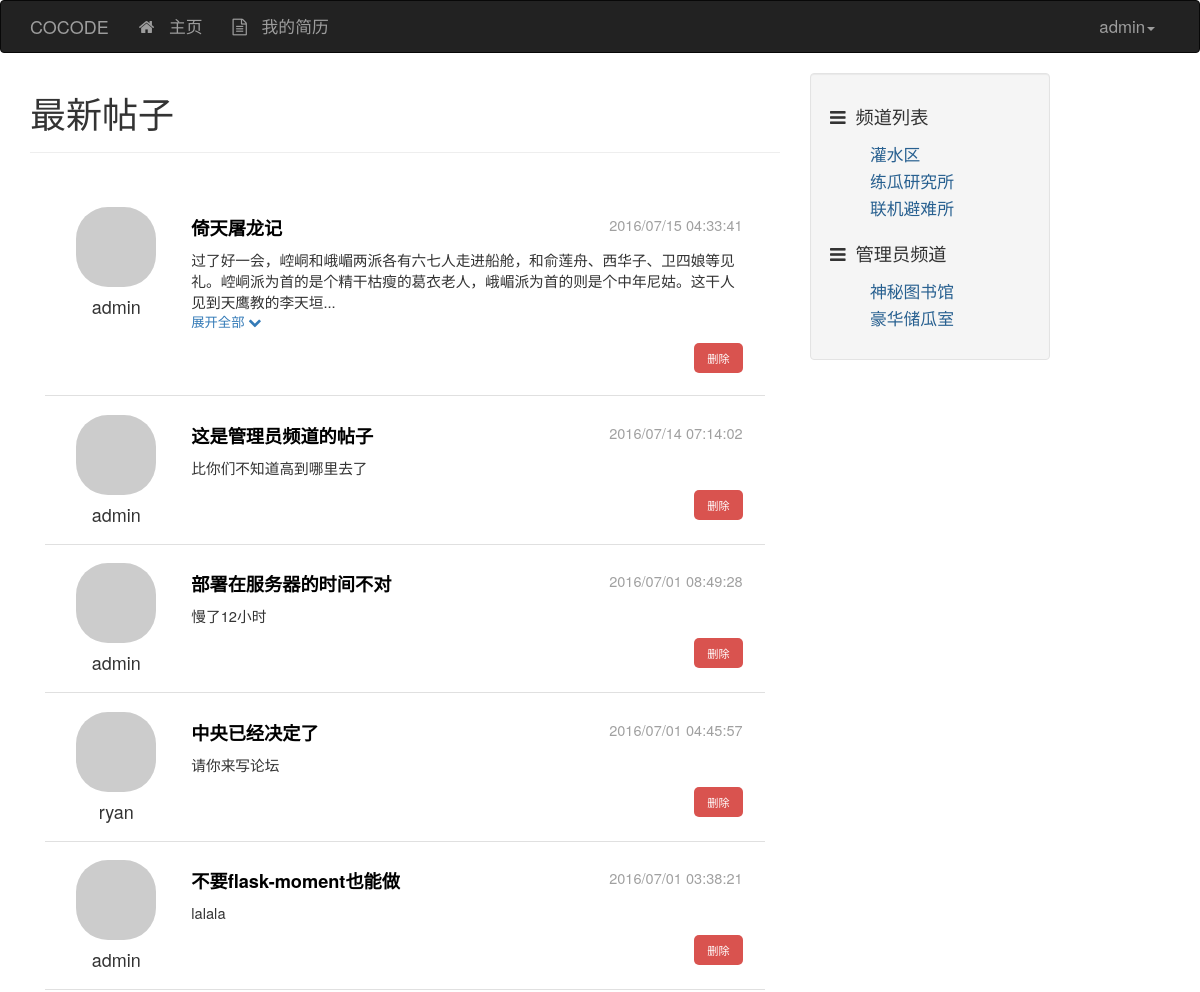
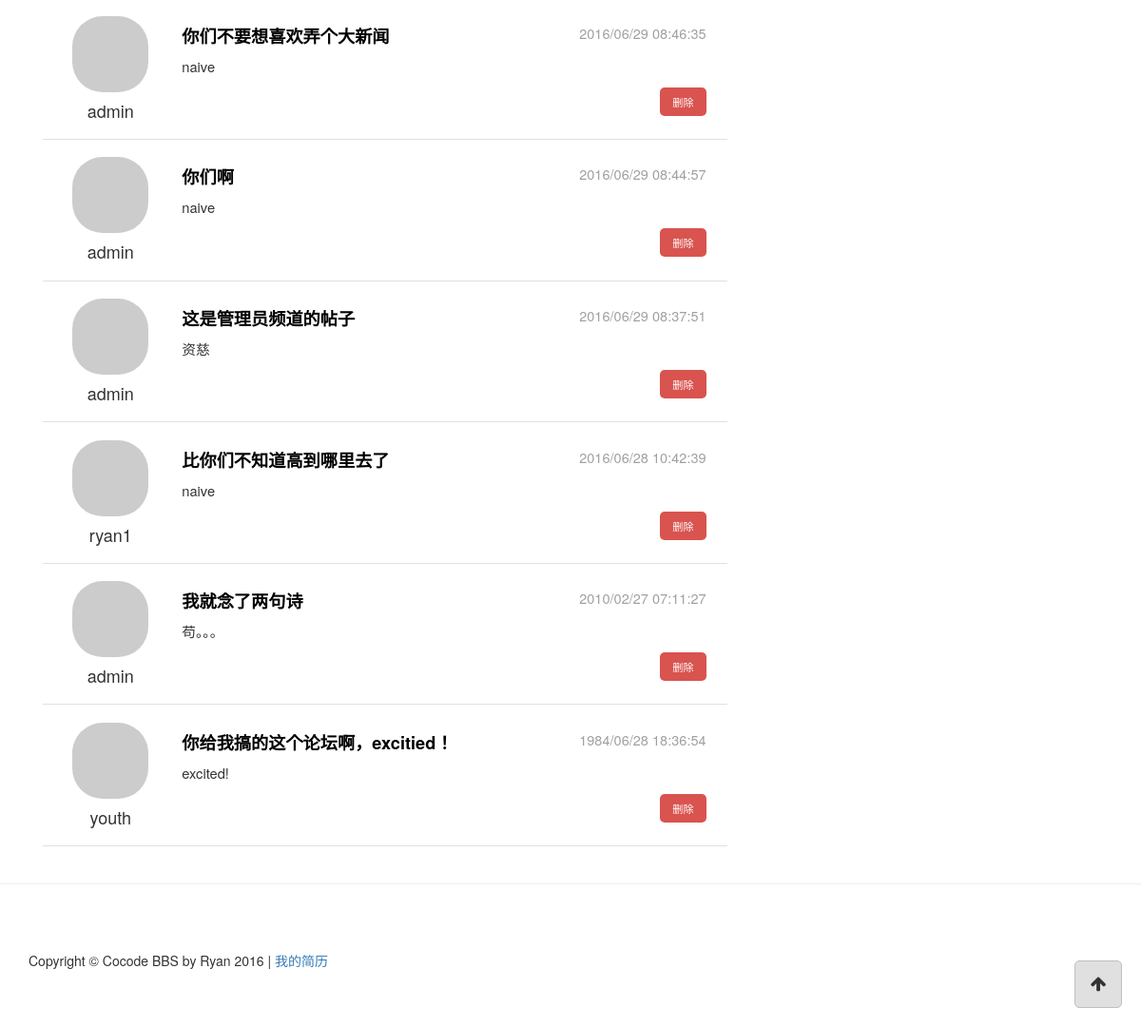
The page / (signed in) on the database its author committed (2 pictures, top to bottom).
### app/models/user.py (models this page shows, shortened)
class User(db.Model, Model):
    __tablename__ = 'users'
    id = db.Column(db.Integer, primary_key=True)
    username = db.Column(db.String(), unique=True)
    password_hash = db.Column(db.String())
    email = db.Column(db.String(), unique=True)
    avatar_hash = db.Column(db.String())
    created_time = db.Column(db.Integer, default=0)
    role_id = db.Column(db.Integer, db.ForeignKey('roles.id'))
    posts = db.relationship('Post', backref='author')
    comments = db.relationship('Comment', backref='author')
    @property
    def password(self):
        raise AttributeError('password is not readable')
    def is_admin(self):
        return self.role.permissions == 0xff
    def gravatar(self, size=100, default='identicon', rating='g'):
        from flask import request
        gravatar_url = 'secure.gravatar.com/avatar'
        if request.is_secure:
            url = 'https://' + gravatar_url
        else:
            url = 'http://' + gravatar_url
        hash = self.avatar_hash or md5(self.email.encode('utf-8')).hexdigest()
        return '{url}/{hash}?s={size}&d={default}&r={rating}'.format(url=url,
                                                                     hash=hash,
                                                                     size=size,
                                                                     default=default,
                                                                     rating=rating)
    def permissions(self):
        role = Role.role_by_id(self.role_id)
        return role.permissions
    @staticmethod
    def user_by_id(id):
        return User.query.get_or_404(id)

### app/models/post.py (models this page shows, shortened)
class Post(db.Model, Model):
    __tablename__ = 'posts'
    id = db.Column(db.Integer, primary_key=True)
    title = db.Column(db.String())
    content = db.Column(db.String())
    created_time = db.Column(db.Integer, default=0)
    channel_id = db.Column(db.Integer, db.ForeignKey('channels.id'))
    user_id = db.Column(db.Integer, db.ForeignKey('users.id'))
    comments = db.relationship('Comment', backref='post')

### app/models/channel.py (models this page shows, shortened)
class Channel(db.Model, Model):
    __tablename__ = 'channels'
    id = db.Column(db.Integer, primary_key=True)
    name = db.Column(db.String(), default=ChannelPermission.NORMAL)
    permission = db.Column(db.Integer)
    created_time = db.Column(db.Integer, default=0)
    posts = db.relationship('Post', backref='channel')
    @staticmethod
    def posts_sorted_by_time(posts, reverse=True):
        posts.sort(key=lambda p: p.created_time, reverse=reverse)
        return posts

### app/views.py (the view)
@app.route('/')
def index():
    posts = []
    user = current_user()
    if user is None:
        permissions = 0x01
    else:
        permissions = user.permissions()
    channels = Channel.query.all()
    for channel in channels:
        if permissions & channel.permission:
            posts += channel.posts
    return render_template('index.html', posts=posts)

### app/context_processers.py (called while the page is built)
@app.context_processor
def current_user_processor():
    user = current_user()
    return dict(current_user=user)

@app.context_processor
def channel_processor():
    channels = Channel.query.all()
    permissions = {
        'NORMAL': ChannelPermission.NORMAL,
        'ADMIN': ChannelPermission.ADMIN,
    }
    dic = {
        'channels': channels,
        'channel_permissions': permissions,
    }
    return dict(**dic)

@app.context_processor
def class_processor():
    return dict(Channel=Channel)

@app.context_processor
def user_processor():
    user_count = User.query.count()
    new_user = User.query.order_by(User.created_time.desc()).first()
    return dict(new_user=new_user,
                user_count=user_count)

@app.context_processor
def post_processor():
    post_count = Post.query.count()
    return dict(post_count=post_count)

@app.context_processor
def comment_processor():
    comment_count = Comment.query.count()
    return dict(comment_count=comment_count)

### app/filters.py (called while the page is built)
@app.template_filter('format_time')
def format_time(timestamp):
    format = '%Y/%m/%d %H:%M:%S'
    t = time.localtime(timestamp)
    ft = time.strftime(format, t)
    return ft

### app/models/role.py (called while the page is built)
    @staticmethod
    def role_by_id(id):
        return Role.query.get(id)

### app/models/user.py (called while the page is built)
def current_user():
    id = session.get('user_id', None)
    user = None
    if id is not None:
        user = User.user_by_id(id)
    return user

### app/templates/index.html (shortened to what this page needs)
{% extends "base.html" %}
{% block page_content %}
<h1>最新帖子</h1>
<hr>
{% include "_posts.html" %}
{% endblock %}

### app/templates/base.html (shortened to what this page needs)
<!DOCTYPE html>
<html lang="en">
{% block head %}
<head>
    <link href="../static/css/base-styles.css" rel="stylesheet">
    <link href="../static/css/bootstrap.min.css" rel="stylesheet">
    <link href="../static/css/font-awesome.min.css" rel="stylesheet">
</head>
{% endblock %}
<body>
{% block navbar %}
<div class="header">
    <div class="navbar navbar-inverse" role="navigation">
        <div class="container">
            <div class="navbar-header">
            <div class="navbar-brand" href="/">COCODE</div>
            </div>
            <div class="navbar-collapse collapse">
                <ul class="nav navbar-nav">
                    <li><a href="/"><div class="fa fa-home"></div> 主页</a></li>
                    <li><a href="#" class="a-resume"><div class="fa fa-file-text-o"></div> 我的简历</a></li>
                </ul>
                <ul class="nav navbar-nav navbar-right">
                    {% if current_user is not none %}
                    <li><a href="#" class="dropdown-toggle" data-toggle="dropdown">
                        {{ current_user.username }}<b class="caret"></b>
                    </a>
                    </li>
                    {% else %}
                    <li><a href="/accounts">用户登录</a></li>
                    {% endif %}
                </ul>
            </div>
        </div>
    </div>
</div>
{% endblock %}
{% block content %}
<div class="container">
    <div class="row">
        {% block content_body %}
        <div class="col-lg-8">
            {% block page_content %}
            {% endblock %}
        </div>
        <div class="col-md-4">
            {% block side_content %}
            <div class="side-content">
                <div class="well">
                    <div class="channel-title"><div class="fa fa-bars"></div>频道列表</div>
                    <div class="row">
                        <div class="col-lg-12">
                            <ul class="channel-list">
                                {% for c in channels %}
                                {% if c.permission == channel_permissions['NORMAL'] %}
                                <li><a href="/channel/{{ c.id }}">{{ c.name }}</a></li>
                                {% endif %}
                                {% endfor %}
                            </ul>
                        </div>
                    </div>
                    {% if current_user is not none and current_user.is_admin() %}
                    <div class="channel-title"><div class="fa fa-bars"></div>管理员频道</div>
                    <div class="row">
                        <div class="col-lg-12">
                            <ul class="channel-list">
                                {% for c in channels %}
                                {% if c.permission == channel_permissions['ADMIN'] %}
                                <li><a href="/channel/{{ c.id }}">{{ c.name }}</a></li>
                                {% endif %}
                                {% endfor %}
                            </ul>
                        </div>
                    </div>
                    {% endif %}
                </div>
            </div>
            {% endblock %}
        </div>
        {% endblock %}
    </div>
</div>
{% endblock %}
{% block to_top %}
<div class="container">
    <a href="#top">
        <div class="back-to-top">
        <div class="fa fa-arrow-up"></div>
        </div>
    </a>
</div>
{% endblock %}
{% block footer %}
<hr>
<div class="container">
    <footer>
    <div class="row">
        <div class="col-lg-12">
            <p>Copyright &copy; Cocode BBS by Ryan 2016 | <a href="#" class="a-resume">我的简历</a></p>
        </div>
    </div>
    </footer>
</div>
{% endblock %}
</body>
</html>

### app/templates/_posts.html (shortened to what this page needs)
<div class="post-list" id="id-div-post-list">
    {% for post in Channel.posts_sorted_by_time(posts) %}
    <div class="post-item" id="id-post-item-{{ post.id }}">
        <div class="post-author col-md-2">
            <a href="#">
                <img class="media-object round-portrait-64" src="{{ post.author.gravatar(size=64) }}">
            </a>
            <h4 class="media-heading">{{ post.author.username }}</h4>
        </div>
        <div class="post-body col-md-10">
            <div class="post-title"><a href="{{ url_for('controllers.post_view', id=post.id) }}">{{ post.title }}</a>
                <div class="post-date">{{ post.created_time | format_time }}</div>
            </div>
            <div class="post-content" id="id-post-content-{{ post.id }}">
                {{ post.content }}
            </div>
            <div class="display display-all" data-id="{{ post.id }}">展开全部
                <div class="fa fa-chevron-down"></div>
            </div>
            <div class="post-footer">
                {% if current_user is not none and current_user.is_admin() %}
                <div class="post-footer-item"><button class="button-delete btn" data-id="{{ post.id }}">删除</button></div>
                {% endif %}
            </div>
        </div>
    </div>
    {% endfor %}
</div>

### app/static/css/base-styles.css (style rules this page uses)
.header .navbar { font-size: 120%; }
.fa { margin-right: 10px; }
.side-content { position: fixed; width: 20%; }
.back-to-top { float: right; width: 50px; height: 50px; font-size: large; text-align: center; position: fixed; bottom: 20px; right: 20px; padding: 10px; border-radius: 5px; border: 1px solid #c0c0c0; background-color: #e0e0e0; }
.container > a { text-decoration: none; color: inherit; }
.back-to-top .fa { margin-right: 0; }
.channel-title { font-size: 130%; padding: 10px 0 10px; }
ul.channel-list li { font-size: 120%; list-style-type: none; margin: 3px 0 3px; }
ul.channel-list li > a { text-decoration: none; color: rgb(40, 96, 144); }
footer { margin: 50px 0; }
.post-list { padding: 2%; }
.post-list .post-item { padding: 2%; margin: 4px 0 4px; border-bottom: 1px solid #e0e0e0; display: flex; flex-direction: row; }
.post-list .post-item .post-author { display: flex; flex-direction: column; align-items: center; }
.post-list .post-item .post-author h4 { margin-top: 10px; }
.post-list .post-item .post-title .post-date { font-size: 80%; font-weight: normal; float: right; color: #a0a0a0; }
.post-list .post-item .post-body { padding: 8px; margin-left: 10px; }
.post-list .post-item .post-body .post-title { font-size: 130%; font-weight: bold; margin-bottom: 8px; }
.post-list .post-item .post-body .post-title a { text-decoration: none; color: black; }
.post-list .post-item .post-body .post-content { font-size: 105%; }
.post-list .post-item .post-body .display { color: rgb(51, 122, 183); font-size: 95%; }
.post-list .post-item .post-body .post-footer { float: right; margin-top: 12px; }
.post-list .post-item .post-body .post-footer .post-footer-item { float: right; }
img.round-portrait-64 { border-radius: 32px; }
button.button-delete { border-radius: 5px; background-color: #d9534f; color: white; font-size: 80%; }

### rows shown on the page
User: username "admin"
Post: author.username "admin", title "倚天屠龙记", created_time "2016/07/15 04:33:41"
Post: author.username "admin", title "这是管理员频道的帖子", created_time "2016/07/14 07:14:02", content "比你们不知道高到哪里去了"
Post: author.username "admin", title "部署在服务器的时间不对", created_time "2016/07/01 08:49:28", content "慢了12小时"
Post: author.username "ryan", title "中央已经决定了", created_time "2016/07/01 04:45:57", content "请你来写论坛"
Post: author.username "admin", title "不要flask-moment也能做", created_time "2016/07/01 03:38:21", content "lalala"
Post: author.username "admin", title "你们不要想喜欢弄个大新闻", created_time "2016/06/29 08:46:35", content "naive"
Post: author.username "admin", title "你们啊", created_time "2016/06/29 08:44:57", content "naive"
Post: author.username "admin", title "这是管理员频道的帖子", created_time "2016/06/29 08:37:51", content "资慈"
Post: author.username "ryan1", title "比你们不知道高到哪里去了", created_time "2016/06/28 10:42:39", content "naive"
Post: author.username "admin", title "我就念了两句诗", created_time "2010/02/27 07:11:27", content "苟。。。"
Post: author.username "youth", title "你给我搞的这个论坛啊，excitied！", created_time "1984/06/28 18:36:54", content "excited!"
Channel: name "灌水区"
Channel: name "练瓜研究所"
Channel: name "联机避难所"
Channel: name "神秘图书馆"
Channel: name "豪华储瓜室"
